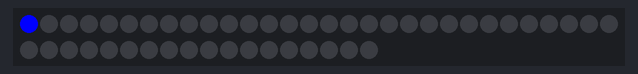
A sketch run on a simulated Arduino Uno, built with avr-gcc and run on an emulated ATmega328P. Shown: 48 RGB LEDs in strip order, left to right, continuing on the next row. Dim RGB values are drawn brighter than linear.

Above: at 0.01 s.
At 0.63 s:
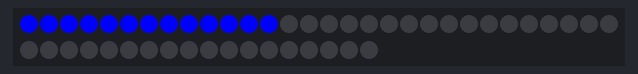
At 1.26 s:
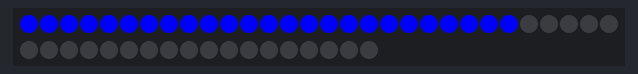
At 2.51 s:
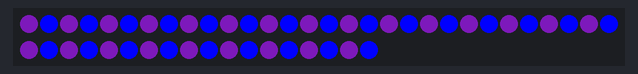
At 4.29 s:
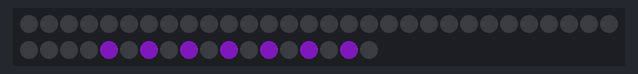
At 6.8 s:
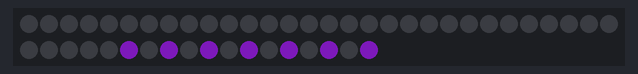

Measured:
- by itself, everything shown: repeats every 7.4 s, in 142 steps

The sketch:

GlowBoard_HKR17.ino
```cpp
// GlowBoard_HKR17
//Dom Anatala & Jayson Tinsley
//
// Example help from NeoPixel Example code

#include <Adafruit_NeoPixel.h>
#ifdef __AVR__
  #include <avr/power.h>
#endif

#define PIN 6

Adafruit_NeoPixel Glowstrip = Adafruit_NeoPixel(48, PIN, NEO_GRB + NEO_KHZ800);


void setup() {
  Glowstrip.begin();
  Glowstrip.show();

}

void loop() {
  colorWipe(Glowstrip.Color(0, 0, 255), 50); // White RGBW
  //delay();
  theaterChase(Glowstrip.Color(127, 127, 127), 50); // White

}

void colorWipe(uint32_t c, uint8_t wait) {
  for(uint16_t i=0; i<Glowstrip.numPixels(); i++) {
    Glowstrip.setPixelColor(i, c);
    Glowstrip.show();
    delay(wait);
  }
}

void theaterChase(uint32_t c, uint8_t wait) {
  for (int j=0; j<2; j++) {  //do 10 cycles of chasing
    for (int q=0; q < 47; q++) {
      for (uint16_t i=0; i < Glowstrip.numPixels(); i=i+2) {
        Glowstrip.setPixelColor(i+q, 50, 10, 75);    //turn every third pixel on
      }
      Glowstrip.show();

      delay(wait);

      for (uint16_t i=0; i < Glowstrip.numPixels(); i=i+2) {
        Glowstrip.setPixelColor(i+q, 0);        //turn every third pixel off
      }
    }
  }
}
```
